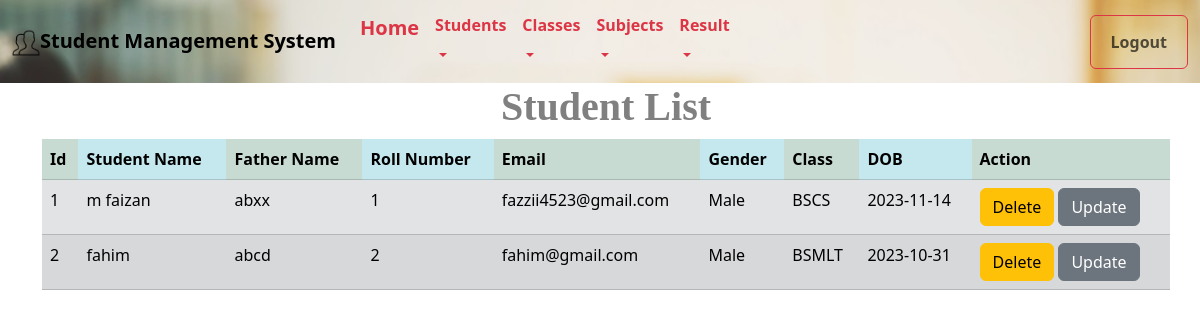
The page /viewstudent.php on the database its author committed.
### tables this page shows
CREATE TABLE `tblstudent` (
  `id` int(11) NOT NULL,
  `stname` varchar(20) NOT NULL,
  `ftname` varchar(20) NOT NULL,
  `rollnumber` varchar(20) NOT NULL,
  `email` varchar(20) NOT NULL,
  `password` varchar(20) NOT NULL,
  `gender` varchar(10) NOT NULL,
  `class` varchar(20) NOT NULL,
  `dob` date NOT NULL
);

### viewstudent.php (the view, shortened to what this page needs)
<?php
include('connect.php');
include('menu.php');
?>
<!DOCTYPE html>
<html >
<head>
    <link href="https://cdn.jsdelivr.net/npm/bootstrap@5.3.2/dist/css/bootstrap.min.css" rel="stylesheet">
</head>
<body>
    <center>
    <div class="container">
        <h1 style="color: gray"> <b>Student List </b></h1>
            <table class="table table-striped table-hover table-responsive table-secondary  ">
                <tr class="table-success">
             <td class="table-success"><b> Id </b></td>
             <td class="table-info"> <b>Student Name </b></td>
             <td class="table-success"> <b>Father Name </b></td>
             <td class="table-info"> <b>Roll Number </b></td>
             <td class="table-success"><b> Email </b></td>
             <td class="table-info"><b> Gender </b></td>
             <td class="table-success"> <b>Class </b></td>
             <td class="table-info"> <b>DOB </b></td>
             <td class="table-success"><b> Action </b></td>
                </tr>
                <?php
                  $qry="SELECT * FROM tblstudent";
                  $result=mysqli_query($conn,$qry);
                  if(mysqli_num_rows($result)>0)
                  {
                     while($row= mysqli_fetch_assoc($result))
                     {
                        echo "<tr>";
                        echo "<td>". $row['id']."</td>";
                        echo "<td>". $row['stname']."</td>";
                        echo "<td>". $row['ftname']."</td>";
                        echo "<td>". $row['rollnumber']."</td>";
                        echo "<td>". $row['email']."</td>";
                        echo "<td>". $row['gender']."</td>";
                        echo "<td>". $row['class']."</td>";
                        echo "<td>". $row['dob']."</td>";
                        echo "<td> <a href='deletestudent.php?id=".$row['id']." 'class='btn btn-warning'> Delete</a>";
                        echo " <a href='editstudent.php?id=".$row['id']." 'class='btn btn-secondary'> Update</a></td>";
                        echo "</tr>";
                     }
                  }
                else{
                    echo "record not found";
                }
                ?>
       </table>
    </div>
            </center>
  </body>
 </html>

### viewstudent.php (style rules this page uses)
.container { padding-right: 0px; }
h1 { font-family: 'Times New Roman'; }

### rows shown on the page
tblstudent: id "1", stname "m faizan", ftname "abxx", rollnumber "1", email "fazzii4523@gmail.com", gender "Male", class "BSCS", dob "2023-11-14"
tblstudent: id "2", stname "fahim", ftname "abcd", rollnumber "2", email "fahim@gmail.com", gender "Male", class "BSMLT", dob "2023-10-31"
